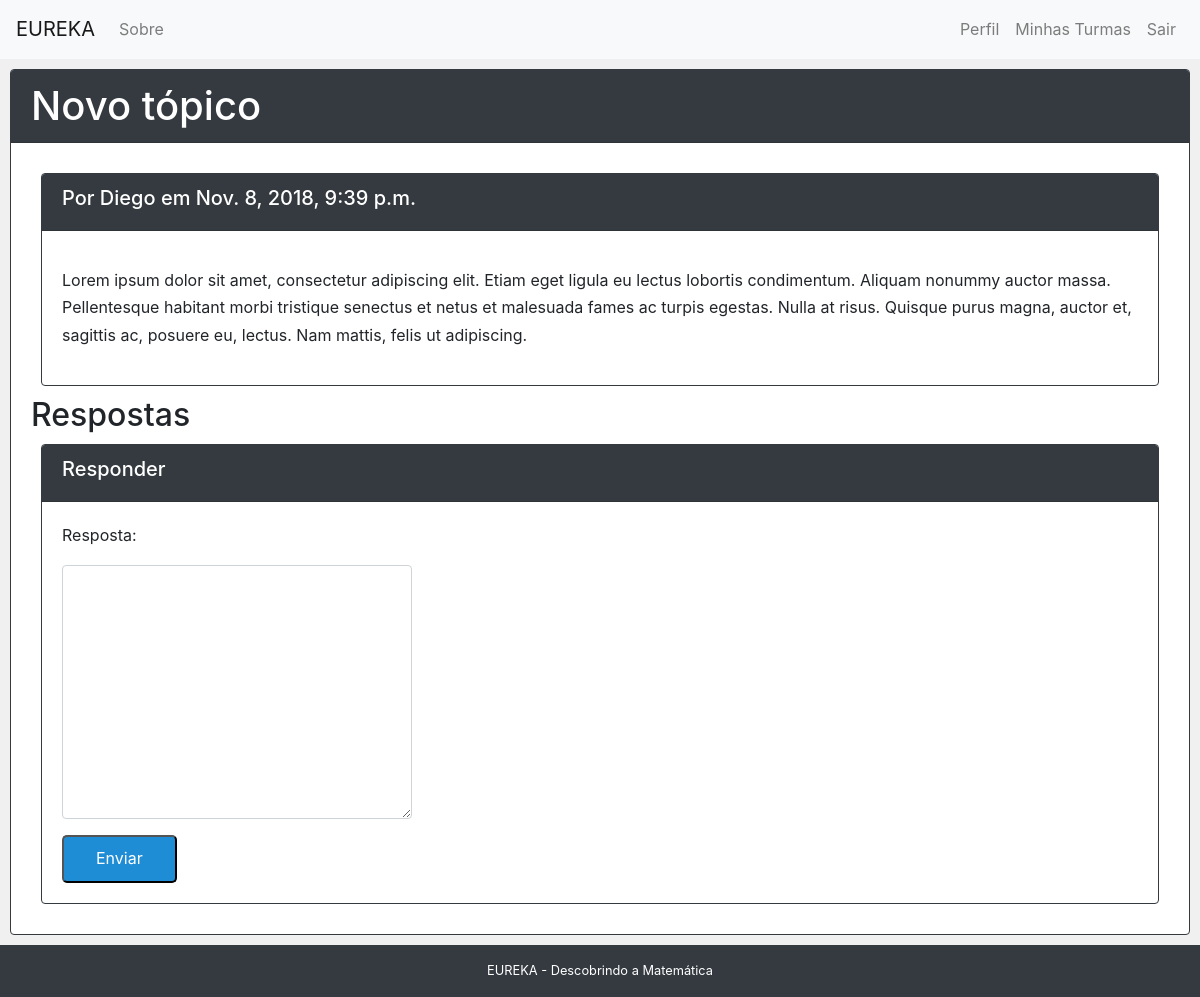
/topic/1 (signed in), run on an earlier commit of the app's database.
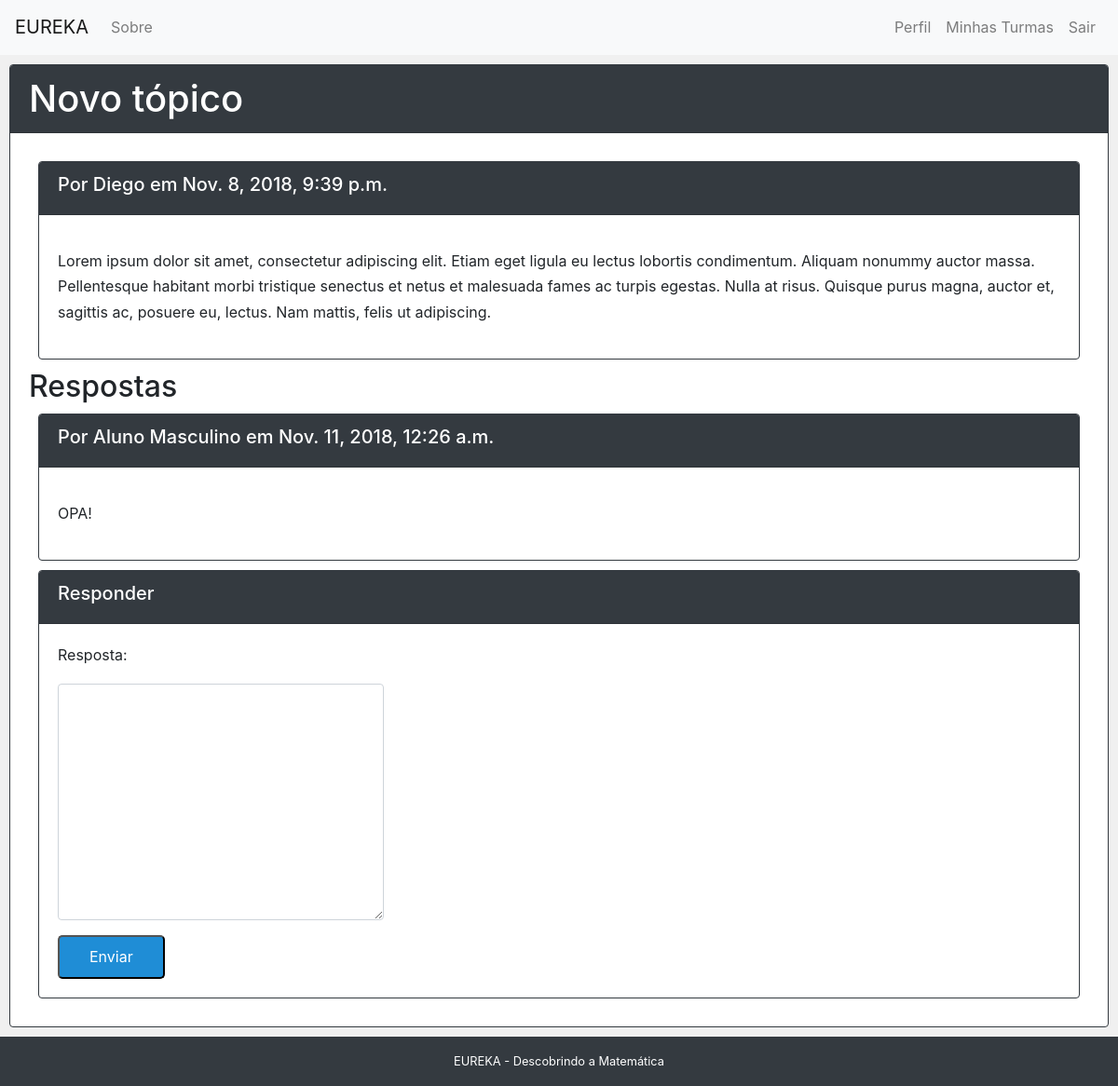
And on a later commit of the database.
### core/models.py (models this page shows, shortened)
class Resposta (models.Model):
	forum_id = models.ForeignKey('Forum', verbose_name="Tópico", related_name='replies', on_delete=models.CASCADE, default=0)
	reply = models.TextField('Resposta')
	author = models.ForeignKey(get_user_model(), verbose_name = 'Autor', on_delete=models.CASCADE)
	created_at = models.DateTimeField('Criado em', auto_now_add=True)
	updated_at = models.DateTimeField('Atualizado em', auto_now=True)

class Usuario(AbstractBaseUser, PermissionsMixin):
	USER_OPTIONS = (
		('PROFESSOR', 'Professor'),
		('ALUNO', 'Aluno'),
	)
	GENDER_OPTIONS = (
		('MASCULINO', 'M'),
		('FEMININO', 'F'),
	)
	username = models.CharField('Nome de Usuário', max_length=30, unique=True, validators = [validators.RegexValidator(re.compile('^[\w.@+-]+$'), 'O nome de usuário só pode conter letras, dígitos ou os seguintes caracteres @/./+/-/_', 'invalid')])
	name = models.CharField('Nome', max_length=100)
	gender = user_type = models.CharField('Sexo', max_length=9, choices=GENDER_OPTIONS, default='MASCULINO')
	birth_date = models.DateField('Data de Nascimento', null=True, blank = True)
	grade = models.IntegerField('Série', validators=[MaxValueValidator(9), MinValueValidator(1)], null=True, blank = True)
	email = models.EmailField('Email', max_length=256, blank=True, unique=True)
	user_type = models.CharField('Tipo', max_length=9, choices=USER_OPTIONS, default='ALUNO')
	created_at = models.DateTimeField('Criado em', auto_now_add=True)
	updated_at = models.DateTimeField('Atualizado em', auto_now=True)
	is_active = models.BooleanField('Esta ativo?', blank=True, default=True)
	is_staff = models.BooleanField('Admin', blank=True, default=False)
	date_joined = models.DateTimeField('Data de cadastro', auto_now_add=True)
	objects = UserManager()
	USERNAME_FIELD = 'username'
	REQUIRED_FIELDS = ['email','name','gender','birth_date','user_type']
	def __str__(self):
		return self.name
	class Meta:
		verbose_name = 'Usuário'
		verbose_name_plural = 'Usuários'

### core/views/forum.py (the view)
# urls.py: path('topic/<int:pk>', views.forum_topic, name='forum_topic'),
@login_required
def forum_topic(request, pk):
	topic = Forum.objects.get(pk=pk)
	replies = Resposta.objects.filter(forum_id = topic)
	form = FormularioResposta(request.POST or None)
	if form.is_valid():
		reply = form.save(commit=False)
		reply.forum_id = topic
		reply.author = request.user
		reply.save()
		return redirect('forum_topic', pk=pk)
	context = {
		'topic' : topic,
		'replies' : replies,
		'form' : form
	}
	return render(request, "forum/topic.html", context)

### core/forms.py
class FormularioResposta(BaseForm):
	class Meta:
		model = Resposta
		fields = ['reply']

### core/templates/forum/topic.html (shortened to what this page needs)
{% extends "base.html" %}
{% block content %}
	<div class="card cardEspecial">
		<div class="card-header bg-dark text-white">
			<h1>{{topic.name}}</h1>
		</div>
		<div class="card-body">
			<div class="card cardEspecial">
				<div class="card-header bg-dark text-white">
					<h5>Por {{ topic.author }} em {{topic.created_at}}</h5>
				</div>
				<div class="card-body">
					<p>
						{{topic.body|linebreaks}}
					</p>
				</div>
			</div>
			<h2>Respostas</h2>
			{% for reply in replies %}
			<div class="card cardEspecial">
				<div class="card-header bg-dark text-white">
					<h5>Por {{ reply.author }} em {{reply.created_at}}</h5>
				</div>
				<div class="card-body">
					<p>
						{{reply.reply|linebreaks}}
					</p>
				</div>
			</div>
			{% endfor %}
			<div class="card cardEspecial">
				<div class="card-header bg-dark text-white">
					<h5>Responder</h5>
				</div>
				<div class="card-body">
					<form method="post">
			            <fieldset>
						{% for field in form %}
			                <div class="form-group">
			                    <label for="{{ field.name }}">{{ field.label_tag }}</label>
			                    {{ field }}
			                </div>
			            {% endfor %}
			            <button type="submit" class="pure-button pure-button-primary">Enviar</button>
				        </fieldset>
			    	</form>
		        </div>
		    </div>
		</div>
	</div>
{% endblock %}

What changed in the data, as far as the page shows it:
added Resposta: author "Aluno Masculino", created_at "Nov. 11, 2018, 12:26 a.m.", reply "OPA!"
